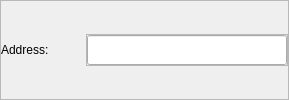
             <widget class="QFrame" name="frame_13">
              <property name="sizePolicy">
               <sizepolicy hsizetype="Preferred" vsizetype="Fixed">
                <horstretch>0</horstretch>
                <verstretch>0</verstretch>
               </sizepolicy>
              </property>
              <property name="frameShape">
               <enum>QFrame::StyledPanel</enum>
              </property>
              <property name="frameShadow">
               <enum>QFrame::Raised</enum>
              </property>
              <layout class="QHBoxLayout" name="horizontalLayout_13">
               <property name="spacing">
                <number>5</number>
               </property>
               <property name="leftMargin">
                <number>0</number>
               </property>
               <property name="topMargin">
                <number>0</number>
               </property>
               <property name="rightMargin">
                <number>0</number>
               </property>
               <property name="bottomMargin">
                <number>0</number>
               </property>
               <item>
                <widget class="QLabel" name="label_12">
                 <property name="sizePolicy">
                  <sizepolicy hsizetype="Fixed" vsizetype="Fixed">
                   <horstretch>0</horstretch>
                   <verstretch>0</verstretch>
                  </sizepolicy>
                 </property>
                 <property name="minimumSize">
                  <size>
                   <width>80</width>
                   <height>0</height>
                  </size>
                 </property>
                 <property name="maximumSize">
                  <size>
                   <width>80</width>
                   <height>16777215</height>
                  </size>
                 </property>
                 <property name="text">
                  <string>Address:</string>
                 </property>
                </widget>
               </item>
               <item>
                <widget class="QFrame" name="frame_23">
                 <property name="sizePolicy">
                  <sizepolicy hsizetype="Preferred" vsizetype="Fixed">
                   <horstretch>0</horstretch>
                   <verstretch>0</verstretch>
                  </sizepolicy>
                 </property>
                 <property name="frameShape">
                  <enum>QFrame::StyledPanel</enum>
                 </property>
                 <property name="frameShadow">
                  <enum>QFrame::Raised</enum>
                 </property>
                 <layout class="QHBoxLayout" name="horizontalLayout_21">
                  <property name="spacing">
                   <number>5</number>
                  </property>
                  <property name="leftMargin">
                   <number>0</number>
                  </property>
                  <property name="topMargin">
                   <number>0</number>
                  </property>
                  <property name="rightMargin">
                   <number>0</number>
                  </property>
                  <property name="bottomMargin">
                   <number>0</number>
                  </property>
                  <item>
                   <widget class="QLineEdit" name="address_field">
                    <property name="sizePolicy">
                     <sizepolicy hsizetype="Minimum" vsizetype="Fixed">
                      <horstretch>0</horstretch>
                      <verstretch>0</verstretch>
                     </sizepolicy>
                    </property>
                    <property name="minimumSize">
                     <size>
                      <width>200</width>
                      <height>30</height>
                     </size>
                    </property>
                   </widget>
                  </item>
                 </layout>
                </widget>
               </item>
              </layout>
             </widget>
